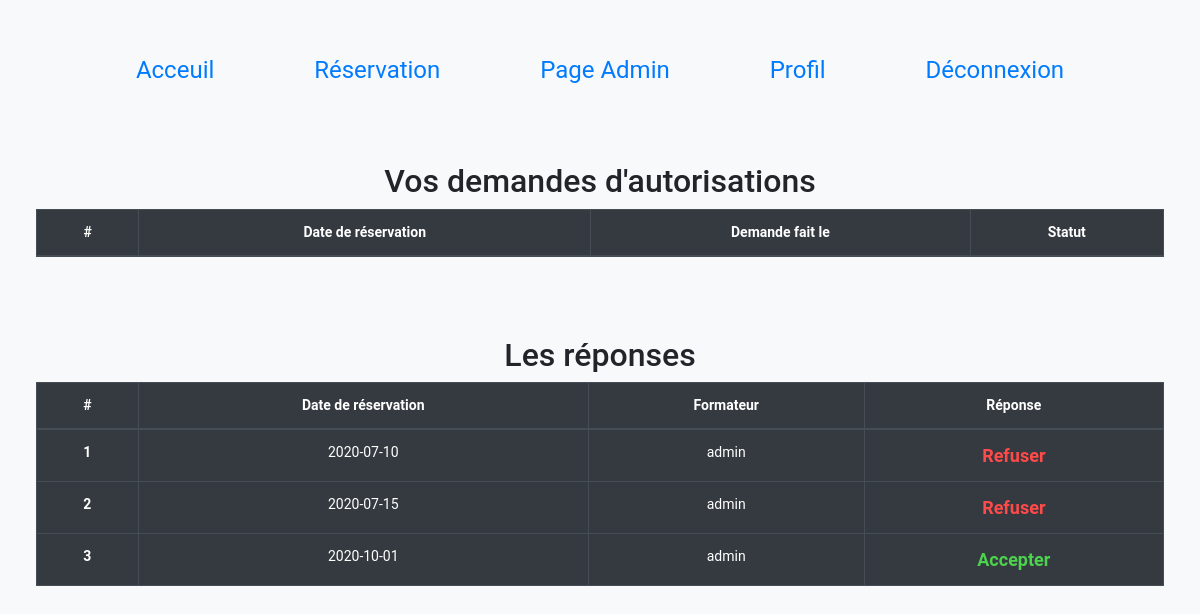
The page /profil.php (signed in) on the database as committed earlier.
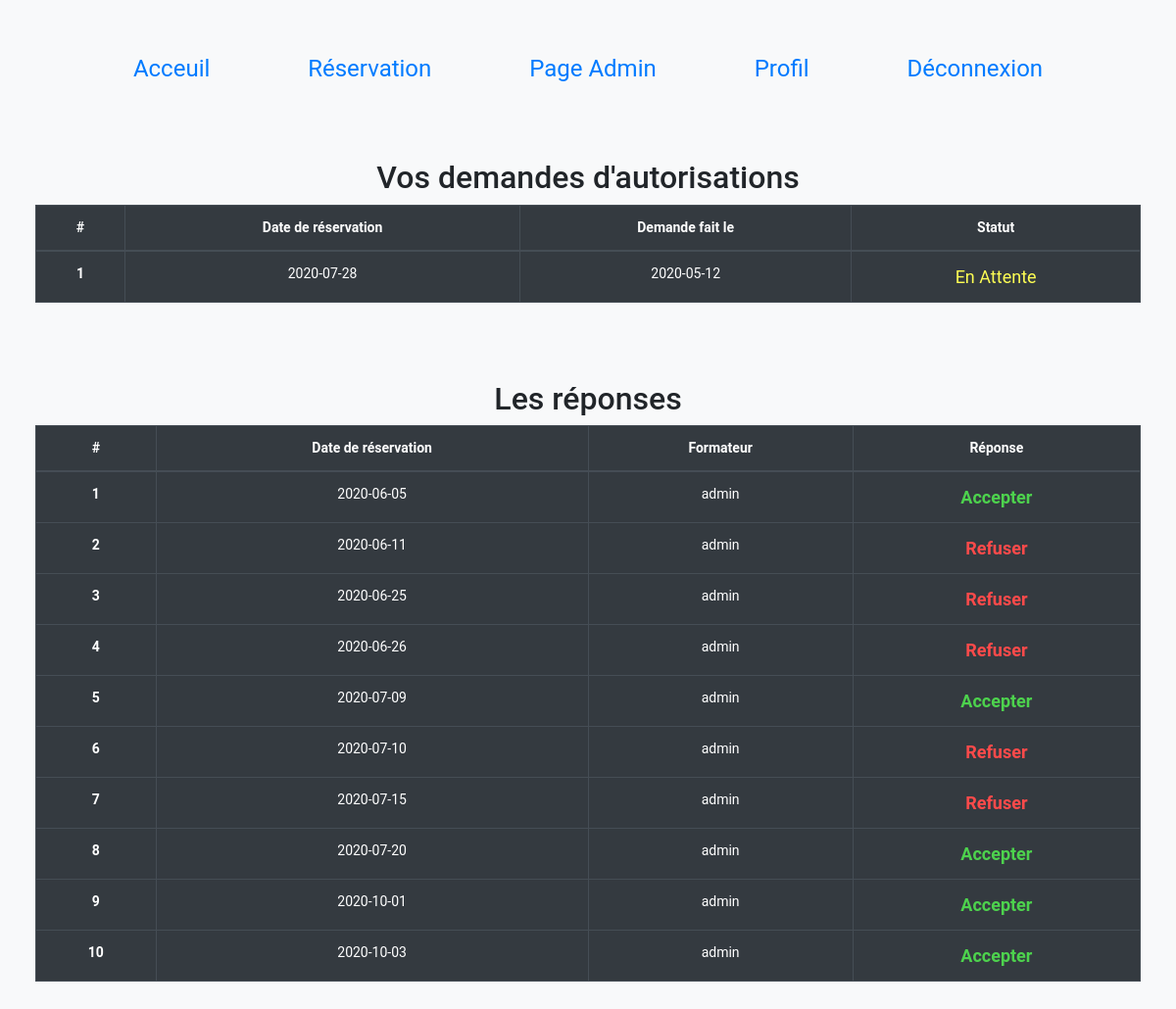
The same page on the database as committed later.
### tables this page shows
CREATE TABLE `reservation` (
  `id` int(11) NOT NULL,
  `login` varchar(255) NOT NULL,
  `date_reservation` date NOT NULL,
  `admin_user` varchar(255) NOT NULL,
  `reponse` varchar(255) NOT NULL
);

CREATE TABLE `demande_autorisation` (
  `id` int(11) NOT NULL,
  `login` varchar(255) NOT NULL,
  `date_reservation` date NOT NULL,
  `date_demande` date NOT NULL
);

### profil.php (the view, shortened to what this page needs)
<!DOCTYPE html>
<html lang="fr">
<head>
    <link rel="stylesheet" href="https://stackpath.bootstrapcdn.com/bootstrap/4.4.1/css/bootstrap.min.css"
>
    <link rel="stylesheet" href="styles/profil.css">
</head>
<body class="Info link bg-light">
<?php
include('header.php');
include('functions.php');
if(isset($_SESSION['login'])){
    ?>
    <br><br><br>
    <h2>Vos demandes d'autorisations</h2>
    <table class="table table-hover table-bordered table-dark">
    <thead>
    <tr>
    <th scope="col">#</th>
    <th scope="col">Date de réservation</th>
    <th scope="col">Demande fait le</th>
    <th scope="col">Statut</th>
    </tr>
    </thead>
    <tbody>
    <?php
    $sql = ("SELECT date_reservation,date_demande FROM `demande_autorisation` WHERE login='".$_SESSION['login']."' ORDER BY date_reservation");
    $req = $DB -> query($sql);
    $i=1;
    while($res = $req -> fetch(PDO::FETCH_OBJ)){
        ?>
            <tr><th scope="row"><?php echo $i++ ?></th>
        <?php
        foreach($res as $info){
            ?><td> <?php
            echo $info;
            ?> </td>
            <?php
        }
        ?>
        <td>
            <div id="reponseAttente"> En Attente</div>
        </td>
            </tr>
        <?php
    } ?>
    <table class="table table-hover table-bordered table-dark">
        <br><br><br>
        <h2>Les réponses</h2>
    <thead>
    <tr>
    <th scope="col">#</th>
    <th scope="col">Date de réservation</th>
    <th scope="col">Formateur</th>
    <th scope="col">Réponse</th>
    </tr>
    </thead>
    <tbody>
    <?php
    $sql = ("SELECT date_reservation,admin_user FROM `reservation` WHERE login='".$_SESSION['login']."' ORDER BY date_reservation");
    $req = $DB -> query($sql);
    $i=1;
    while($res = $req -> fetch(PDO::FETCH_OBJ)){
        ?>
            <tr><th scope="row"><?php echo $i++ ?></th>
        <?php
        foreach($res as $info){
            ?><td> <?php
            echo $info;
            ?> </td>
            <?php
        }
        ?>
        <td>
            <?php
            $dateResa = $res ->date_reservation;
            $sqlVerif = ("SELECT * FROM reservation WHERE login='".$_SESSION['login']."' AND date_reservation='".$dateResa."'");
            $reqVerif = $DB -> query($sqlVerif);
            $resVerif = $reqVerif -> fetch(PDO::FETCH_OBJ);
            $reponse = $resVerif ->reponse;
            if($reponse == "yes"){
               ?> <div id="reponseYes"> Accepter</div> <?php
            }
            if($reponse =="no"){
                ?> <div id="reponseNo"> Refuser</div> <?php
            }
            ?>
        </td>
            </tr>
        <?php
    }
    }
else{
    echo header("location:connexion.php");
} ?>
</body>
</html>

### header.php (shortened to what this page needs)
<link rel="stylesheet" href="styles/reservation.css">
<header>
    <?php if(isset($_SESSION['login'])){ ?>
        <div id="flexR">
            <div><a href="index.php">Acceuil</a></div>
            <div><a href="reservation.php">Réservation</a></div>
            <?php if($_SESSION['id_droits'] == "2" || $_SESSION['id_droits'] == "3" ){
                ?>
                    <div><a href="admin.php">Page Admin</a></div>
                <?php
            } ?>
            <div><a href="profil.php">Profil</a></div>
            <div><a href="deconnexion.php">Déconnexion</a></div>
        </div>
    <?php } ?>
</header>

### styles/profil.css (style rules this page uses)
#reponseYes { color: rgb(77, 210, 77); font-size: large; font-weight: bold; }
#reponseNo { color:rgb(255, 74, 74); font-size: large; font-weight: bold; }
#reponseAttente { color:rgb(255, 255, 83); font-size: large; }

### styles/reservation.css (style rules this page uses)
html { width: 100%; height: 100%; margin:0; padding:0; }
@media screen and (min-width : 960px) { body { padding: 1%; text-align: center; margin:0% 2%; } }
@media screen and (min-width : 960px) { #flexR { display: flex; flex-direction: row; justify-content: space-evenly; font-size: x-large; margin-bottom: 1%; color:rgb(234, 71, 71); } }
body { margin-bottom: 40px; margin-top: 40px; text-align: center; font-size: 14px; font-family: 'Roboto', sans-serif; background:url(http://www.digiphotohub.com/wp-content/uploads/2015/09/bigstock-Abstract-Blurred-Background-Of-92820527.jpg); }

Rows that differ between the two databases and show on the page:
added demande_autorisation: info "2020-07-28", info "2020-05-12"
added reservation: info "2020-06-05", info "admin", reponse "Accepter"
added reservation: info "2020-06-11", info "admin", reponse "Refuser"
added reservation: info "2020-06-25", info "admin", reponse "Refuser"
added reservation: info "2020-06-26", info "admin", reponse "Refuser"
added reservation: info "2020-07-09", info "admin", reponse "Accepter"
added reservation: info "2020-07-20", info "admin", reponse "Accepter"
added reservation: info "2020-10-03", info "admin", reponse "Accepter"
